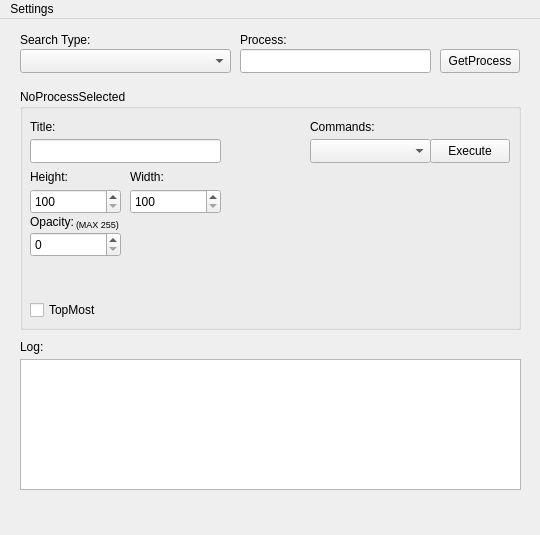
<?xml version="1.0" encoding="UTF-8"?>
<ui version="4.0">
 <class>MainWindow</class>
 <widget class="QMainWindow" name="MainWindow">
  <property name="windowModality">
   <enum>Qt::WindowModality::ApplicationModal</enum>
  </property>
  <property name="geometry">
   <rect>
    <x>0</x>
    <y>0</y>
    <width>540</width>
    <height>535</height>
   </rect>
  </property>
  <property name="minimumSize">
   <size>
    <width>540</width>
    <height>535</height>
   </size>
  </property>
  <property name="maximumSize">
   <size>
    <width>540</width>
    <height>535</height>
   </size>
  </property>
  <property name="contextMenuPolicy">
   <enum>Qt::ContextMenuPolicy::ActionsContextMenu</enum>
  </property>
  <property name="windowTitle">
   <string>cWin | V.1.0.0</string>
  </property>
  <property name="toolButtonStyle">
   <enum>Qt::ToolButtonStyle::ToolButtonTextOnly</enum>
  </property>
  <widget class="QWidget" name="centralwidget">
   <widget class="QPushButton" name="btnGetProcess">
    <property name="geometry">
     <rect>
      <x>440</x>
      <y>30</y>
      <width>80</width>
      <height>24</height>
     </rect>
    </property>
    <property name="text">
     <string>GetProcess</string>
    </property>
   </widget>
   <widget class="QLineEdit" name="txtProcessName">
    <property name="geometry">
     <rect>
      <x>240</x>
      <y>30</y>
      <width>191</width>
      <height>24</height>
     </rect>
    </property>
    <property name="toolTip">
     <string>&lt;html&gt;&lt;head/&gt;&lt;body&gt;&lt;p&gt;Process Name&lt;/p&gt;&lt;/body&gt;&lt;/html&gt;</string>
    </property>
   </widget>
   <widget class="QPlainTextEdit" name="txtLog">
    <property name="geometry">
     <rect>
      <x>20</x>
      <y>340</y>
      <width>501</width>
      <height>131</height>
     </rect>
    </property>
    <property name="readOnly">
     <bool>true</bool>
    </property>
   </widget>
   <widget class="QLabel" name="label">
    <property name="geometry">
     <rect>
      <x>240</x>
      <y>10</y>
      <width>91</width>
      <height>21</height>
     </rect>
    </property>
    <property name="text">
     <string>Process:</string>
    </property>
   </widget>
   <widget class="QGroupBox" name="gbProcessOptions">
    <property name="geometry">
     <rect>
      <x>20</x>
      <y>70</y>
      <width>501</width>
      <height>241</height>
     </rect>
    </property>
    <property name="title">
     <string>NoProcessSelected</string>
    </property>
    <widget class="QLineEdit" name="txtProcessTitle">
     <property name="geometry">
      <rect>
       <x>10</x>
       <y>50</y>
       <width>191</width>
       <height>24</height>
      </rect>
     </property>
    </widget>
    <widget class="QLabel" name="label_3">
     <property name="geometry">
      <rect>
       <x>10</x>
       <y>30</y>
       <width>41</width>
       <height>16</height>
      </rect>
     </property>
     <property name="text">
      <string>Title:</string>
     </property>
    </widget>
    <widget class="QCheckBox" name="cbProcessTopMost">
     <property name="geometry">
      <rect>
       <x>10</x>
       <y>210</y>
       <width>71</width>
       <height>22</height>
      </rect>
     </property>
     <property name="text">
      <string>TopMost</string>
     </property>
    </widget>
    <widget class="QSpinBox" name="sbProcessWindowHeight">
     <property name="geometry">
      <rect>
       <x>10</x>
       <y>100</y>
       <width>91</width>
       <height>25</height>
      </rect>
     </property>
     <property name="minimum">
      <number>100</number>
     </property>
     <property name="maximum">
      <number>2000</number>
     </property>
    </widget>
    <widget class="QSpinBox" name="sbProcessWindowWidth">
     <property name="geometry">
      <rect>
       <x>110</x>
       <y>100</y>
       <width>91</width>
       <height>25</height>
      </rect>
     </property>
     <property name="minimum">
      <number>100</number>
     </property>
     <property name="maximum">
      <number>2000</number>
     </property>
    </widget>
    <widget class="QLabel" name="label_5">
     <property name="geometry">
      <rect>
       <x>10</x>
       <y>80</y>
       <width>51</width>
       <height>16</height>
      </rect>
     </property>
     <property name="text">
      <string>Height:</string>
     </property>
    </widget>
    <widget class="QLabel" name="label_6">
     <property name="geometry">
      <rect>
       <x>110</x>
       <y>80</y>
       <width>51</width>
       <height>16</height>
      </rect>
     </property>
     <property name="text">
      <string>Width:</string>
     </property>
    </widget>
    <widget class="QComboBox" name="cbProcessWindowCommands">
     <property name="geometry">
      <rect>
       <x>290</x>
       <y>50</y>
       <width>121</width>
       <height>24</height>
      </rect>
     </property>
    </widget>
    <widget class="QLabel" name="label_7">
     <property name="geometry">
      <rect>
       <x>290</x>
       <y>30</y>
       <width>71</width>
       <height>16</height>
      </rect>
     </property>
     <property name="text">
      <string>Commands:</string>
     </property>
    </widget>
    <widget class="QPushButton" name="btnExecuteProcessCommand">
     <property name="geometry">
      <rect>
       <x>410</x>
       <y>50</y>
       <width>80</width>
       <height>24</height>
      </rect>
     </property>
     <property name="text">
      <string>Execute</string>
     </property>
    </widget>
    <widget class="QSpinBox" name="sbProcessWindowTransparency">
     <property name="geometry">
      <rect>
       <x>10</x>
       <y>143</y>
       <width>91</width>
       <height>25</height>
      </rect>
     </property>
     <property name="minimum">
      <number>0</number>
     </property>
     <property name="maximum">
      <number>255</number>
     </property>
    </widget>
    <widget class="QLabel" name="label_8">
     <property name="geometry">
      <rect>
       <x>10</x>
       <y>125</y>
       <width>51</width>
       <height>16</height>
      </rect>
     </property>
     <property name="text">
      <string>Opacity:</string>
     </property>
    </widget>
    <widget class="QLabel" name="label_9">
     <property name="geometry">
      <rect>
       <x>56</x>
       <y>127</y>
       <width>50</width>
       <height>16</height>
      </rect>
     </property>
     <property name="font">
      <font>
       <pointsize>7</pointsize>
      </font>
     </property>
     <property name="text">
      <string>(MAX 255)</string>
     </property>
    </widget>
   </widget>
   <widget class="QLabel" name="label_2">
    <property name="geometry">
     <rect>
      <x>20</x>
      <y>320</y>
      <width>49</width>
      <height>16</height>
     </rect>
    </property>
    <property name="text">
     <string>Log:</string>
    </property>
   </widget>
   <widget class="QComboBox" name="cbProcessSearchType">
    <property name="geometry">
     <rect>
      <x>20</x>
      <y>30</y>
      <width>211</width>
      <height>24</height>
     </rect>
    </property>
   </widget>
   <widget class="QLabel" name="label_4">
    <property name="geometry">
     <rect>
      <x>20</x>
      <y>10</y>
      <width>91</width>
      <height>21</height>
     </rect>
    </property>
    <property name="text">
     <string>Search Type:</string>
    </property>
   </widget>
  </widget>
  <widget class="QMenuBar" name="menubar">
   <property name="geometry">
    <rect>
     <x>0</x>
     <y>0</y>
     <width>540</width>
     <height>21</height>
    </rect>
   </property>
   <widget class="QMenu" name="menuSettings">
    <property name="title">
     <string>Settings</string>
    </property>
    <addaction name="aCWinTopMost"/>
   </widget>
   <addaction name="menuSettings"/>
  </widget>
  <action name="aTopMost">
   <property name="checkable">
    <bool>true</bool>
   </property>
   <property name="text">
    <string>TopMost</string>
   </property>
  </action>
  <action name="aCWinTopMost">
   <property name="checkable">
    <bool>true</bool>
   </property>
   <property name="text">
    <string>TopMost</string>
   </property>
  </action>
 </widget>
 <resources/>
 <connections/>
</ui>
